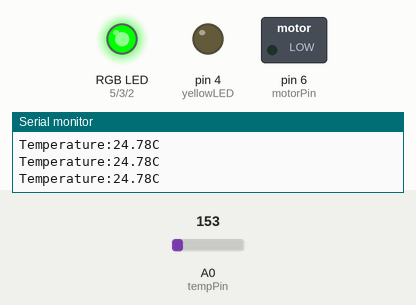
The sketch below on a simulated Arduino Uno, built with avr-gcc and run on an emulated ATmega328P. On the bench: switched loads named in the sketch (green lamp = pin HIGH), an RGB LED mixed from three pins (HIGH = lit), output pins drawn as LEDs (lit = HIGH), the last lines printed to the serial monitor. The inputs (shaded band) are chosen by the test bench; at power-on: A0 (tempPin) = 153.

Above: at 1.2 s.
1.3 s: A0 (tempPin) set to 134
At 2.5 s:
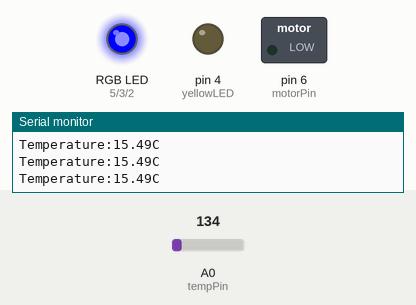
2.8 s: A0 (tempPin) set to 165
At 4.0 s:
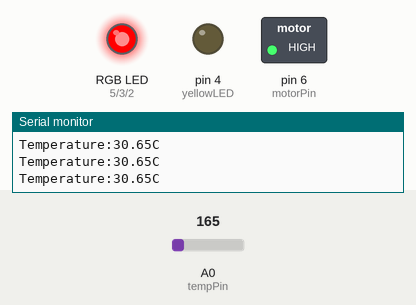
4.3 s: A0 (tempPin) set to 114
At 5.6 s:
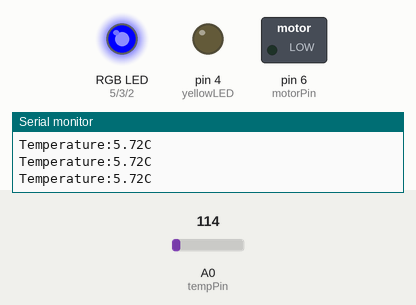
5.9 s: A0 (tempPin) set to 175
At 7.0 s:
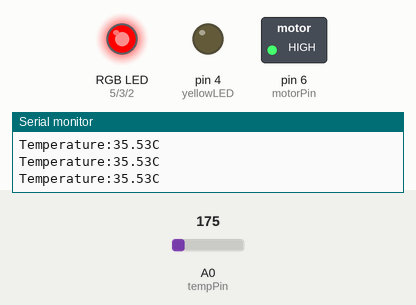
7.7 s: A0 (tempPin) set to 133
At 8.8 s:
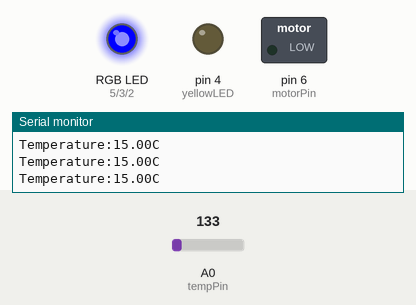
10.7 s: A0 (tempPin) set to 191
At 11.4 s:
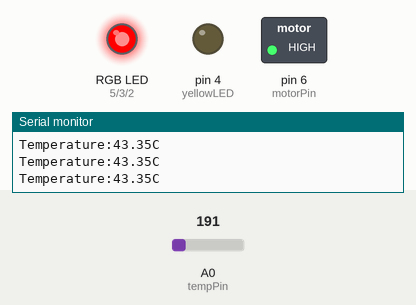
Timing chart, 0 to 13.7 s (numbered marks = the images above; inputs shaded):
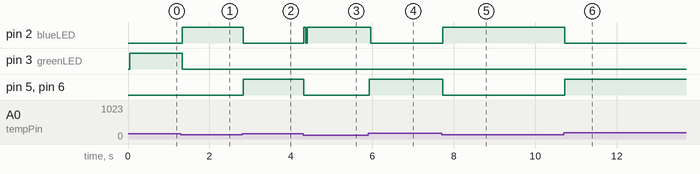

Measured:
- the behaviour switches between 142 and 141 on A0 (tempPin) (found by bisection; images 0 and 1)
- after the input at 1.3 s, pin 2 (blueLED): LOW → HIGH at once; pin 3 (greenLED): HIGH → LOW at once
- after the input at 2.8 s, pin 2 (blueLED): HIGH → LOW at once; pin 5 (redLED), pin 6 (motorPin): LOW → HIGH at once
- after the input at 4.3 s, pin 2 (blueLED): LOW → HIGH at once, → LOW 0.04 s later, → HIGH 0.04 s later; pin 5 (redLED), pin 6 (motorPin): HIGH → LOW at once
- after the input at 5.9 s, pin 2 (blueLED): HIGH → LOW after 0.06 s; pin 5 (redLED), pin 6 (motorPin): LOW → HIGH at once
- after the input at 7.7 s, pin 2 (blueLED): LOW → HIGH at once; pin 5 (redLED), pin 6 (motorPin): HIGH → LOW at once
- after the input at 10.7 s, pin 2 (blueLED): HIGH → LOW at once; pin 5 (redLED), pin 6 (motorPin): LOW → HIGH at once

The sketch:

Smart_Child_Car_Seat.ino
```cpp
// C++ code
//
const int tempPin = A0;

const int blueLED = 2;
const int greenLED = 3;
const int yellowLED = 4;
const int redLED = 5;

const int motorPin = 6;


void setup(){
 Serial.begin(9600);

 pinMode(blueLED, OUTPUT);
 pinMode(greenLED, OUTPUT);
 pinMode(yellowLED, OUTPUT);
 pinMode(redLED, OUTPUT);

 pinMode(motorPin, OUTPUT);


}
void loop(){
 int sensorValue = analogRead(tempPin);

 float voltage = sensorValue*(5.0/1023.0);

 float temperature = (voltage-0.5)*100;

 Serial.print("Temperature:");
 Serial.print(temperature,2);
 Serial.println("C");

 if (temperature < 19){
   setLED(blueLED);
   digitalWrite(motorPin, LOW);
 }
 else if(temperature < 25){
   setLED(greenLED);
    digitalWrite(motorPin, LOW);

 }
  else if(temperature <30){
    setLED(yellowLED);
    digitalWrite(motorPin, LOW);
  }
  else{
    setLED(redLED);
    digitalWrite(motorPin, HIGH);

  }
}

void setLED(int activeLED){
digitalWrite(blueLED, LOW);
digitalWrite(greenLED, LOW);
digitalWrite(yellowLED, LOW);
digitalWrite(redLED, LOW);

digitalWrite(activeLED, HIGH);
}
```
